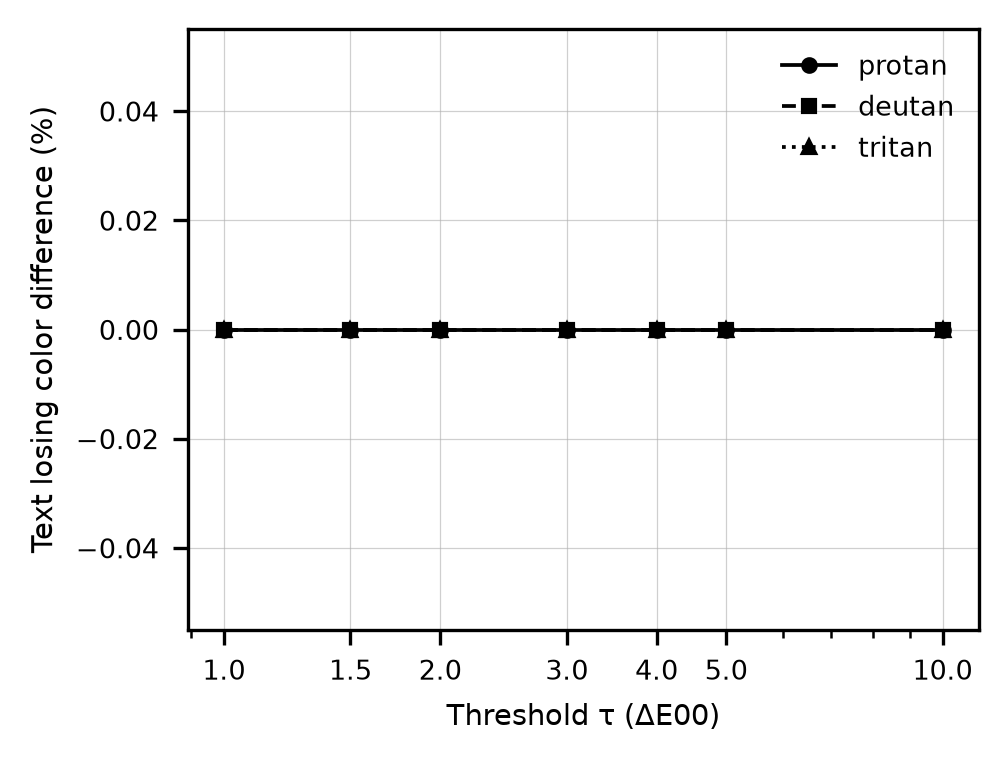

Write Python code to recreate this figure.
import os
import pandas as pd
import matplotlib
matplotlib.use("Agg")
import matplotlib.pyplot as plt
from matplotlib.ticker import ScalarFormatter

df = pd.read_csv("data/processed/sensitivity_tau.csv")

os.makedirs("figures", exist_ok=True)
fig, ax = plt.subplots(figsize=(3.4, 2.6), dpi=300)

styles = {"protan": "-o", "deutan": "--s", "tritan": ":^"}
for cvd, st in styles.items():
    g = df[df["cvd"] == cvd].sort_values("tau")
    ax.plot(g["tau"], g["rate"] * 100, st, color="black",
            ms=3, lw=0.9, label=cvd)

ax.set_xscale("log")
ax.set_xticks(sorted(df["tau"].unique()))
ax.get_xaxis().set_major_formatter(ScalarFormatter())
ax.set_xlabel("Threshold τ (ΔE00)", fontsize=7)
ax.set_ylabel("Text losing color difference (%)", fontsize=7)
ax.tick_params(labelsize=6.5)
ax.grid(True, lw=0.3, alpha=0.6)
ax.legend(fontsize=6.5, frameon=False)

fig.savefig("figures/fig3_tau_sensitivity.png", bbox_inches="tight", dpi=300)
print("saved figures/fig3_tau_sensitivity.png")
